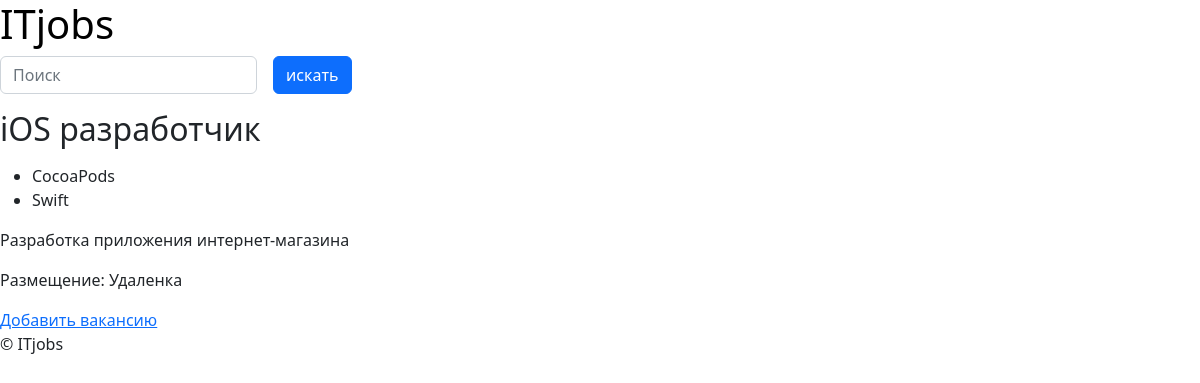
The app's page /jobs/2 with its own data.
### web/models.py (models this page shows, shortened)
class Job(models.Model):
    title = models.CharField(max_length=64, null=False)
    company = models.CharField(max_length=64, blank=True)
    description = models.TextField(null=False)
    tags = models.ManyToManyField(Tag, blank=True, related_name="jobs")
    city = models.ForeignKey(City, on_delete=models.SET_NULL, null=True, related_name="jobs")
    contacts = models.CharField(max_length=256, blank=True, null=False)
    net_salary_from = models.IntegerField(blank=True, null=True, default=None)
    net_salary_to = models.IntegerField(blank=True, null=True, default=None)
    moderated = models.BooleanField(default=False)
    pub_date = models.DateTimeField(default=timezone.now)
    update_date = models.DateTimeField(default=timezone.now)
    objects = models.Manager()
    moderated_objects = ModeratedJobManager()

class Tag(models.Model):
    title = models.CharField(max_length=12, unique=True)
    def __str__(self):
        return f"{self.title}"

class City(models.Model):
    title = models.CharField(max_length=64, unique=True)

### web/views.py (the view)
# urls.py: path("jobs/<int:job_id>", views.job, name="job"),
def job(request, job_id):
    try:
        job = Job.objects.get(pk=job_id)
    except Job.DoesNotExist:
        raise Http404("404")
    if not job.moderated:
        return render(request, "web/moderation.html", status=404)
    return render(request, "web/job.html", {"job": job})

### web/templates/web/job.html (shortened to what this page needs)
{% extends "web/layout.html" %}
{% block body %}
    {% include "web/search_form.html" %}
    <h2>{{ job.title }}</h2>
    <ul>
        {% for tag in job.tags.all %}
            <li>{{ tag }}</li>
        {% endfor %}
    </ul>
    <p>{{ job.description }}</p>
    <p>Размещение: {{ job.city.title }}</p>
    <a href="{% url 'add' %}">Добавить вакансию</a>
{% endblock %}

### web/static/web/styles.css (style rules this page uses)
body { font-family: sans-serif; }

### records on screen
Job: title "iOS разработчик", description "Разработка приложения интернет-магазина", city "Удаленка"
Tag: title "CocoaPods"
Tag: title "Swift"
